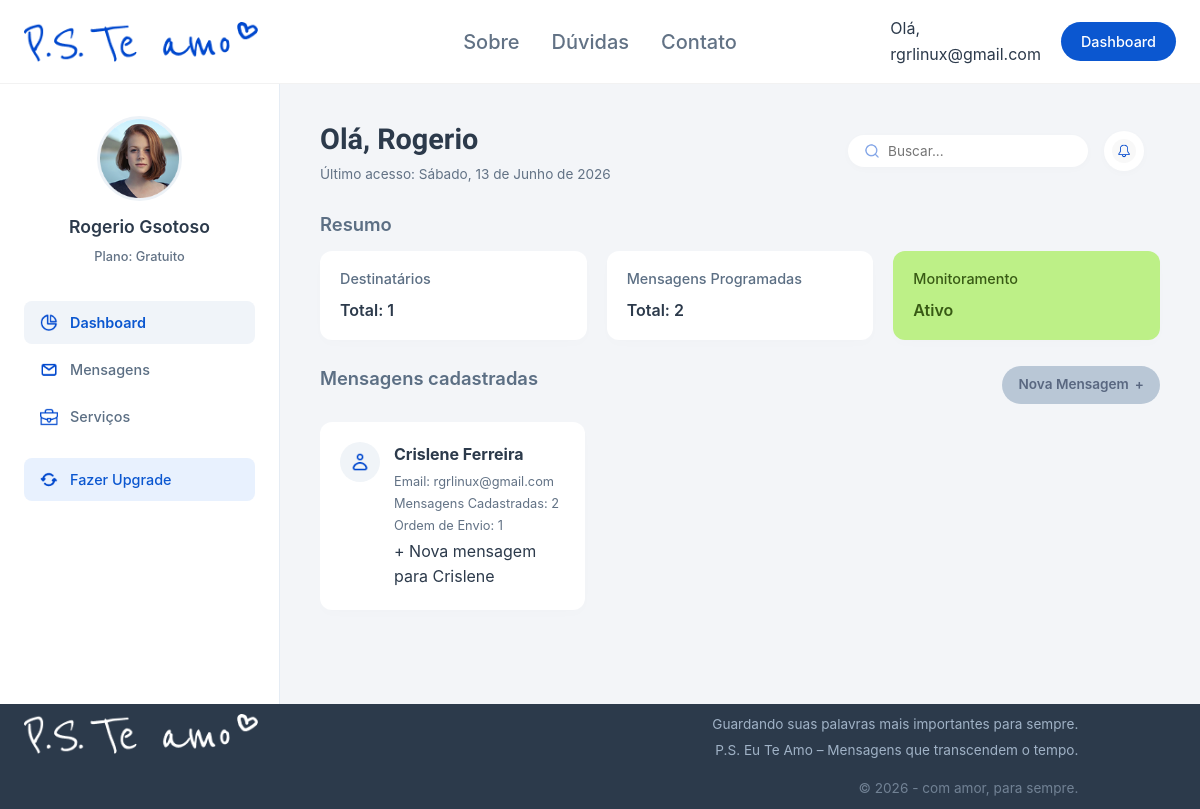
The app's page /dashboard/ (signed in) with its own data.
### core/models.py (models this page shows, shortened)
class Perfil(models.Model):
    STATUS_CHOICES = [
        ('ativo', 'Ativo'),
        ('suspeito', 'Suspeito (sem resposta)'),
        ('falecido', 'Falecido - aguardando envio'),
        ('enviado', 'Mensagens enviadas'),
    ]
    usuario = models.OneToOneField(User, on_delete=models.CASCADE)
    foto = models.ImageField(verbose_name='Foto de perfil', upload_to='avatar/%Y/%m/', blank=True, null=True)
    ultimo_sinal_vida = models.DateTimeField(default=timezone.now)
    status = models.CharField(max_length=20, choices=STATUS_CHOICES, default='ativo')
    tempo_resposta_dias = models.IntegerField(default=30)  # dias sem resposta
    dias_tolerancia = models.IntegerField(default=7)  # após falhar, avisos diários
    curador_nome = models.CharField(max_length=200, blank=True)
    curador_email = models.EmailField(blank=True)
    curador_telefone = models.CharField(max_length=20, blank=True)
    curador_codigo = models.CharField(max_length=64, blank=True, unique=True)
    plano = models.CharField(max_length=20, default='gratuito')  # gratuito, basico, premium
    data_assinatura = models.DateTimeField(null=True, blank=True)
    data_expiracao = models.DateTimeField(null=True, blank=True)
    def save(self, *args, **kwargs):
        if not self.curador_codigo:
            import secrets
            self.curador_codigo = secrets.token_urlsafe(32)
        super().save(*args, **kwargs)

class Destinatario(models.Model):
    TIPO_CHOICES = [
        ('email', 'E-mail'),
        ('whatsapp', 'WhatsApp'),
        ('telegram', 'Telegram'),
        ('sms', 'SMS'),
    ]
    perfil = models.ForeignKey(Perfil, on_delete=models.CASCADE, related_name='destinatarios')
    nome = models.CharField(max_length=200)
    tipo = models.CharField(max_length=20, choices=TIPO_CHOICES)
    contato = models.CharField(max_length=200)  # email ou telefone
    ordem_envio = models.IntegerField(default=1)  # ordem de envio

### core/views.py (the view)
# urls.py: path('dashboard/', views.dashboard, name='dashboard'),
@login_required
def dashboard(request):
    perfil = request.user.perfil
    destinatarios = perfil.destinatarios.all()
    total_mensagens = sum(d.mensagens.count() for d in destinatarios)
    sinal_vida(request.user.id)
    from .views_utils import calcular_dias_restantes
    dias_restantes = calcular_dias_restantes(perfil)
    context = {
        'perfil': perfil,
        'destinatarios': destinatarios,
        'total_mensagens': total_mensagens,
        'dias_restantes': dias_restantes,
    }
    return render(request, 'core/dashboard.html', context)

### core/tasks.py (called while the page is built)
def sinal_vida(usuario_id):
    try:
        perfil = Perfil.objects.get(usuario_id=usuario_id)
        perfil.ultimo_sinal_vida = timezone.now()
        perfil.status = 'ativo'
        perfil.save()
        LogAtividade.objects.create(
            perfil=perfil,
            acao='sinal_vida',
            detalhes="Usuário confirmou que está vivo"
        )
        return True
    except Perfil.DoesNotExist:
        return False

### core/views_utils.py (called while the page is built)
def calcular_dias_restantes(perfil):
    ultimo_sinal = perfil.ultimo_sinal_vida
    prazo = ultimo_sinal + timezone.timedelta(days=perfil.tempo_resposta_dias)
    restante = (prazo - timezone.now()).days
    return max(0, restante)

### core/templates/core/dashboard.html (shortened to what this page needs)
{% extends 'core/base.html' %}
{% load static %}
{% block content %}
<div class="dash-layout">
    <aside class="dash-sidebar">
        <div class="sidebar-profile">
        <a href="{% url 'configurar_perfil' %}" class="avatar-link" title="Configurar Perfil">
            <div class="avatar-wrapper">
                {% if perfil.foto %}
                    <img src="{{ perfil.foto.url }}" alt="{{ request.user.get_full_name }}" class="profile-avatar">
                {% else %}
                    <img src="{% static 'img/icons/default-avatar.png' %}" alt="Avatar padrão" class="profile-avatar">
                {% endif %}
            </div>
        </a>
            <h3 class="profile-name">{{ request.user.get_full_name|default:request.user.username }}</h3>
            <span class="profile-plan">Plano: {{ perfil.plano|title }}</span>
        </div>
        <nav class="sidebar-nav">
            <a href="{% url 'dashboard' %}" class="nav-item active">
                <img src="{% static 'img/icons/dashboard.png' %}" alt="" class="nav-icon"> Dashboard
            </a>
            <a href="{% url 'listar_mensagens' %}" class="nav-item">
                <img src="{% static 'img/icons/messages.png' %}" alt="" class="nav-icon"> Mensagens
            </a>
            <a href="{% url 'listar_servicos' %}" class="nav-item">
                <img src="{% static 'img/icons/services.png' %}" alt="" class="nav-icon"> Serviços
            </a>
            <a href="{% url 'renovar_assinatura' %}" class="nav-item upgrade-link">
                <img src="{% static 'img/icons/upgrade.png' %}" alt="" class="nav-icon"> Fazer Upgrade
            </a>
        </nav>
    </aside>
    <main class="dash-main">
        <header class="dash-header">
            <div class="header-welcome">
                <h1>Olá, {{ request.user.first_name|default:request.user.username }}</h1>
                <p class="last-access">Último acesso: {{ request.user.last_login|date:"l, d \d\e F \d\e Y" }}</p>
            </div>
            <div class="header-actions">
                <div class="search-box">
                    <img src="{% static 'img/icons/search.png' %}" alt="Buscar">
                    <input type="text" placeholder="Buscar...">
                </div>
                <div class="notification-bell">
                    <img src="{% static 'img/icons/bell.png' %}" alt="Notificações">
                </div>
            </div>
        </header>
        <section class="dash-summary">
            <h2>Resumo</h2>
            <div class="summary-grid">
                <div class="summary-card">
                    <h3>Destinatários</h3>
                    <p class="card-counter">Total: {{ destinatarios.count }}</p>
                </div>
                <div class="summary-card">
                    <h3>Mensagens Programadas</h3>
                    <p class="card-counter">Total: {{ total_mensagens }}</p>
                </div>
                <div class="summary-card card-status {% if perfil.status == 'ativo' %}status-ativo{% endif %}">
                    <h3>Monitoramento</h3>
                    <p class="status-text">{{ perfil.get_status_display }}</p>
                </div>
            </div>
        </section>
        <section class="dash-messages-section">
            <div class="section-header">
                <h2>Mensagens cadastradas</h2>
                {% if destinatarios %}
                    <a href="{% url 'criar_mensagem' destinatarios.first.id %}" class="btn-new-message">
                        Nova Mensagem <span>+</span>
                    </a>
                {% else %}
                    <a href="#" class="btn-new-message" style="opacity: 0.6; cursor: not-allowed;" title="Cadastre um destinatário primeiro">
                        Nova Mensagem <span>+</span>
                    </a>
                {% endif %}
            </div>
            <div class="messages-grid">
                {% for d in destinatarios %}
                    <div class="message-recipient-card">
                        <div class="recipient-avatar">
                            <img src="{% static 'img/icons/user-recipient.png' %}" alt="">
                        </div>
                        <div class="recipient-info">
                            <h4>{{ d.nome }}</h4>
                            <p class="recipient-email">Email: {{ d.contato }}</p>
                            <p class="recipient-count">Mensagens Cadastradas: {{ d.mensagens.count }}</p>
                            <p class="recipient-order">Ordem de Envio: {{ d.ordem_envio }}</p>
                            <a href="{% url 'criar_mensagem' d.id %}" class="btn-add-msg-inline">
                                + Nova mensagem para {{ d.nome.split.0 }}
                            </a>
                        </div>
                    </div>
                {% empty %}
                    <div class="empty-state-card">
                        <p>Você ainda não possui destinatários cadastrados.</p>
                    </div>
                {% endfor %}
            </div>
    </section>
    </main>
</div>
{% endblock content %}

### core/templates/core/base.html (shortened to what this page needs)
{% load static %}
<!DOCTYPE html>
<html lang="pt-BR">
<head>
    <link rel="stylesheet" href="{% static 'css/style.css' %}">
</head>
<body>
    <header class="main-header">
        <div class="container row-24">
            <div class="logo-area col-6 logo-img">
                <a href="{% url 'index' %}" class="logo-link">
                    <img src="{% static 'img/logo.png' %}" alt="P.S. Te amo" class="logo-img">
                </a>
            </div>
            <nav class="main-nav col-12">
                <ul>
                    <li><a href="{% if request.resolver_match.url_name == 'index' %}#sobre{% else %}{% url 'index' %}#sobre{% endif %}">Sobre</a></li>
                    <li><a href="{% if request.resolver_match.url_name == 'index' %}#como-funciona{% else %}{% url 'index' %}#como-funciona{% endif %}">Dúvidas</a></li>
                    <li><a href="{% if request.resolver_match.url_name == 'index' %}#faq{% else %}{% url 'index' %}#faq{% endif %}">Contato</a></li>
                </ul>
            </nav>
            <div class="auth-actions col-6">
                {% if user.is_authenticated %}
                    <span class="user-welcome">Olá, {{ user.username }}</span>
                    <a href="{% url 'dashboard' %}" class="btn-primary-nav">Dashboard</a>
                {% else %}
                    <a href="{% url 'cadastro' %}" class="btn-link">Criar conta</a>
                    <a href="{% url 'login' %}" class="btn-primary-nav">Fazer login</a>
                {% endif %}
            </div>
        </div>
    </header>
    <main>
        {% block content %}
        {% endblock content %}
    </main>
    <footer class="main-footer">
        <div class="container row-24">
            <div class="logo-area col-6 logo-img">
                <a href="{% url 'index' %}" class="logo-link">
                    <img src="{% static 'img/logo_white.png' %}" alt="P.S. Te amo" class="logo-img">
                </a>
            </div>
            <div class="footer-info col-16">
                <p>Guardando suas palavras mais importantes para sempre.</p>
                <p>P.S. Eu Te Amo – Mensagens que transcendem o tempo.</p>
                <p class="copyright">&copy; {% now "Y" %} - com amor, para sempre.</p>
            </div>
        </div>
    </footer>
</body>
</html>

### records on screen
Perfil: plano "Gratuito", status "Ativo"
Destinatario: nome "Crislene Ferreira", contato "rgrlinux@gmail.com", mensagens.count "2", ordem_envio "1", nome.split.0 "Crislene"

### other values on screen
{{ user.username }} "rgrlinux@gmail.com"
{{ request.user.get_full_name|default:request.user.username }} "Rogerio Gsotoso"
{{ request.user.first_name|default:request.user.username }} "Rogerio"
{{ request.user.last_login|date:"l, d \d\e F \d\e Y" }} "Sábado, 13 de Junho de 2026"
{{ destinatarios.count }} "1"
{{ total_mensagens }} "2"
